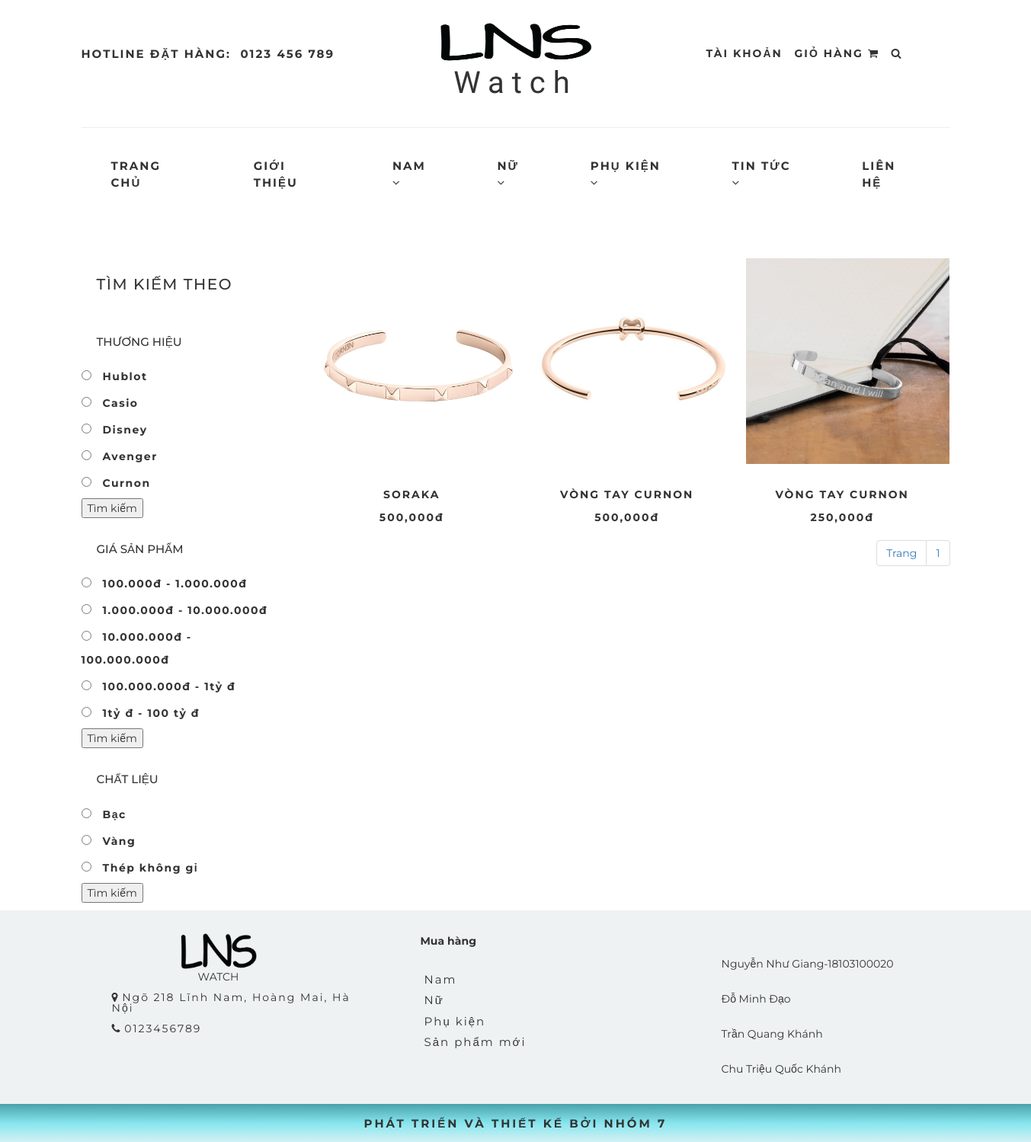
Page /index.php?controller=category_child_spare_part&id=10 on the committed database.
### tables this page shows
CREATE TABLE `product_watch` (
  `pk_watch_id` int(11) NOT NULL,
  `fk_category_watch_id` int(11) NOT NULL,
  `name_watch` varchar(500) NOT NULL,
  `img_watch` varchar(500) NOT NULL,
  `img_watch2` varchar(500) NOT NULL,
  `img_watch3` varchar(500) NOT NULL,
  `img_watch4` varchar(500) NOT NULL,
  `color_watch` varchar(500) NOT NULL,
  `count_watch` int(11) NOT NULL,
  `material_watch` varchar(500) NOT NULL,
  `display_watch` varchar(500) NOT NULL,
  `diameter_watch` int(11) NOT NULL,
  `thickness_watch` int(11) NOT NULL,
  `width_strap_watch` int(11) NOT NULL,
  `material_glass_watch` varchar(500) NOT NULL,
  `water_resistant_watch` float NOT NULL,
  `brand_name_watch` varchar(500) NOT NULL,
  `price_watch` float NOT NULL,
  `short_description_watch` varchar(500) NOT NULL,
  `info_detail_watch` varchar(500) NOT NULL,
  `hot_watch` int(11) NOT NULL,
  `parent_id` int(11) NOT NULL DEFAULT 0
);

### controller/frontend/controller_category_child_spare_part.php (called while the page is built)
<?php
    class controller_category_child_spare_part{
        public function __construct()
        {
            $id = isset($_GET["id"])&&is_numeric($_GET["id"])?$_GET["id"]:0;
			$record_per_page = 6;
			$total_record = model::num_rows("select pk_watch_id from product_watch where fk_category_watch_id=$id");
			$num_page = ceil($total_record/$record_per_page);
			$p = isset($_GET["p"])&&$_GET["p"]>0 ? $_GET["p"]-1:0;
			$from = $p*$record_per_page;
			$data = model::list_all("select * from product_watch where fk_category_watch_id=$id order by pk_watch_id desc limit $from,$record_per_page");
			include "view/frontend/category_child_spare_part.php";
        }
    }
    new controller_category_child_spare_part();
?>

### model/model.php (called while the page is built, shortened)
<?php
	class model{
		public static function list_all($sql){
			global $db;
			$result = mysqli_query($db,$sql) or die("Không truy vấn được 1");
			$arr = array();
			while($rows = mysqli_fetch_object($result))
				$arr[] = $rows;
			return $arr;
		}
		public static function num_rows($sql){
			global $db;
			$result = mysqli_query($db,$sql) or die("Không truy vấn được 4");
			return mysqli_num_rows($result);
		}
	}
 ?>

### view/frontend/category_child_spare_part.php (the view, shortened to what this page needs)
<div class="list_product container">
	 				<div class="row">
	 					<?php include "view/frontend/list_menu.php"; ?>
	 					<div class="col-lg-9">
	 						<?php foreach ($data as $rows):
                             ?>
						<div class="new_pr col-lg-4"><a href="index.php?controller=detail_watch&id=<?php echo $rows->pk_watch_id; ?>"><img src="public/upload/watch/<?php echo $rows->img_watch; ?>" alt=""></a>
	 							<div class="info_product">
	 								<p><?php echo $rows->name_watch; ?></p>
	 								<span><?php echo number_format($rows->price_watch); ?>đ</span>
	 							</div>
	 							<div class="add_cart">
	 							</div>
	 						</div>
	 					<?php endforeach; ?>
	 					</div>
	 					<div class="pagination" style="float: right;">
	 					 <ul class="pagination pull-right" style="margin-top: 0px !important; padding-right: 15px;">
                    <li><a href="">Trang</a></li>
                    <?php for($i = 1; $i<=$num_page; $i++): ?>
                    <li><a href="index.php?controller=category_child_spare_part&id=<?php echo $id; ?>&p=<?php echo $i;?>"><?php echo $i; ?></a></li>
                <?php endfor; ?>
	 				</div>
	 			</div>
	 			</div>

### public/frontend/lns.css (style rules this page uses)
body { margin: 0; padding: 0; color: #333; font-family: 'Montserrat', sans-serif; background-color: gradient(to right, ) }
li { list-style-type: none; display: inline-block; }
a { color: #333; text-decoration: none; cursor: pointer; }
.new_pr,.sale_pr { background: white; text-align:center; position: relative; overflow: hidden; }
.new_pr img ,.sale_pr img { padding: 0; width: 270px; }
.new_pr p ,.new_pr p { text-transform:uppercase; font-weight: 700; letter-spacing: 2px; }
.new_pr span ,.sale_pr span { font-weight: 700; letter-spacing: 2px; }
.info_product { margin-top: 30px; }
.add_cart { justify-content: center; width:255px; position: absolute; bottom: 0; border: 1px solid black; height: 45px; transition: .5s ease-in-out; transform:translateY(40px); z-index:-1; line-height: 44px; background: white; }
.list_product { margin-top: 20px; }

### rows in the picture
product_watch: img_watch (picture), name_watch "SORAKA", price_watch "500,000"
product_watch: img_watch (picture), name_watch "VÒNG TAY CURNON", price_watch "500,000"
product_watch: img_watch (picture), name_watch "VÒNG TAY CURNON", price_watch "250,000"
